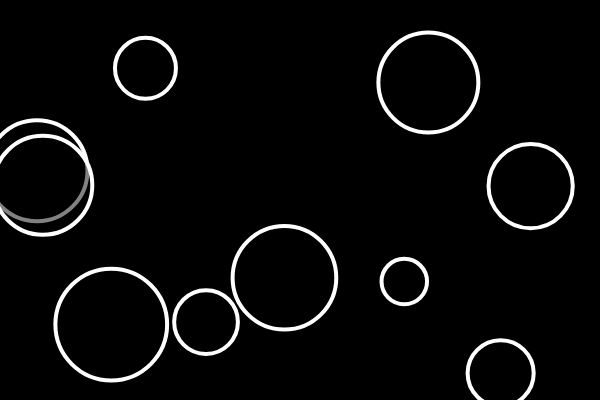
Frame 1 (no input)
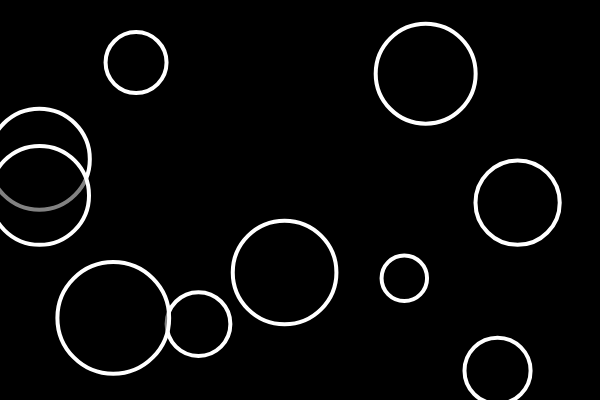
Frame 60 (no input)
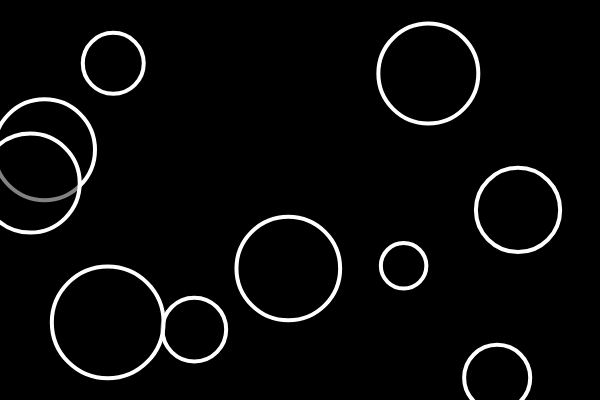
Frame 120 (the mouse pressed at the canvas centre since frame 60)

The p5.js sketch that drew these frames (run headless with seeded random() and noise() and a simulated clock; from frame 60 on, the mouse is pressed at the canvas centre):

// p5.js sketch
// ── sketch.js
// Removing Objects from Arrays
let a_bubbles = [];
let n_bubbles = 10;

function setup() {
  createCanvas(600, 400);
  for (let i = 0; i < n_bubbles; i++) {
    let bub = {
      x: random(width),
      y: random(height),
      r: random(20, 60),
      brightness: 0
    };
    a_bubbles.push(bub);
  }
}

function mousePressed() {
  for (let i = a_bubbles.length - 1; i >= 0; i--) {
    let bub = a_bubbles[i];
    if (contains_bubble(bub, mouseX, mouseY)) {
      a_bubbles.splice(i, 1);
    }
  }
}

function draw() {
  background(0);
  for (let i = 0; i < a_bubbles.length; i++) {
    let bub = a_bubbles[i];
    if (contains_bubble(bub, mouseX, mouseY)) {
      changeColor_bubble(bub, 255);
    } else {
      changeColor_bubble(bub, 0);
    }
    move_bubble(bub);
    show_bubble(bub);
  }
}

function changeColor_bubble(bub, bright) {
  bub.brightness = bright;
}

function contains_bubble(bub, px, py) {
  let d = dist(px, py, bub.x, bub.y);
  if (d < bub.r) {
    return true;
  } else {
    return false;
  }
}

function move_bubble(bub) {
  bub.x = bub.x + random(-2, 2);
  bub.y = bub.y + random(-2, 2);
}

function show_bubble(bub) {
  stroke(255);
  strokeWeight(4);
  fill(bub.brightness, 125);
  circle(bub.x, bub.y, bub.r * 2);
}

// Removing Objects from Arrays
// https://editor.p5js.org/codingtrain/sketches/smC4Jedi
